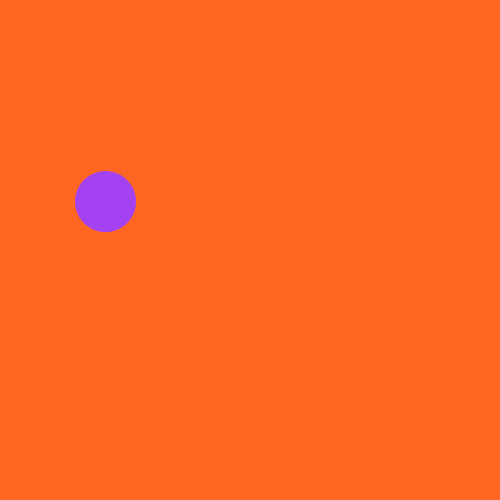
Frame 1 (no input)
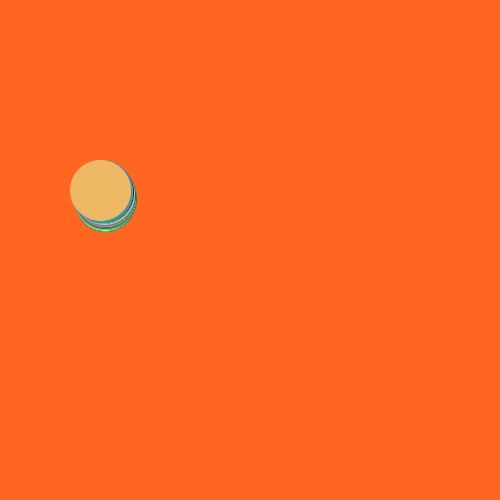
Frame 60 (the mouse pressed at the canvas centre just before this capture)
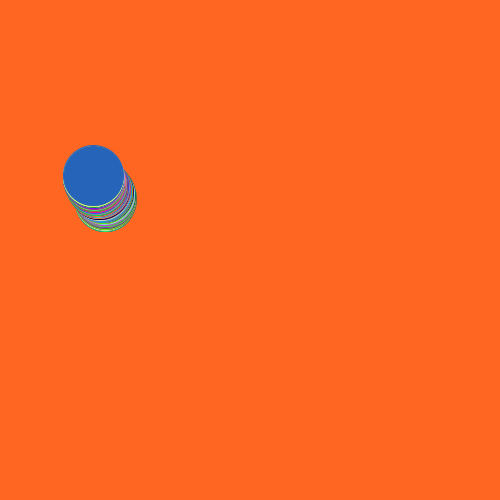
Frame 120 (the mouse held since frame 60 and released just before this capture)

The Processing sketch that drew these frames (run headless with seeded random() and noise(); from frame 60 on, the mouse is pressed at the canvas centre):

// Processing sketch: Snake
// ── Snake.pde
float x = 0;
float y = 0;
int a = 0;
int b = 0;
int c = 0;
void setup()
{
 size(500, 500);
 background(255, 102, 34) ;
}
void draw()
{
float a = random(255);
float b = random(255);
float c = random(255);
  fill(a ,b, c);
   x = random(500);
   y = random(500);
   stroke(a,b,c);
    ellipse(getWormX(8),getWormY(9),60,60);

}
float frequency = .001;
float noiseInterval = PI;

void makeMagical() {
     fill( 0, 0, 0, 10 );
     rect(0, 0, width, height);
     noStroke();
}

float getWormX(int i) {
     return map(noise(i*noiseInterval + frameCount * frequency), 0, 1, 0, width);
}

float getWormY(int i) {
     return map(noise(i*noiseInterval+1 + frameCount * frequency), 0, 1, 0, height);
}
